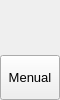
        <widget class="QFrame" name="leftMenuBg">
         <property name="minimumSize">
          <size>
           <width>60</width>
           <height>0</height>
          </size>
         </property>
         <property name="maximumSize">
          <size>
           <width>60</width>
           <height>16777215</height>
          </size>
         </property>
         <property name="frameShape">
          <enum>QFrame::Shape::NoFrame</enum>
         </property>
         <property name="frameShadow">
          <enum>QFrame::Shadow::Raised</enum>
         </property>
         <layout class="QVBoxLayout" name="verticalLayout_3">
          <property name="spacing">
           <number>0</number>
          </property>
          <property name="leftMargin">
           <number>0</number>
          </property>
          <property name="topMargin">
           <number>0</number>
          </property>
          <property name="rightMargin">
           <number>0</number>
          </property>
          <property name="bottomMargin">
           <number>0</number>
          </property>
          <item>
           <widget class="QFrame" name="topLogoInfo">
            <property name="minimumSize">
             <size>
              <width>0</width>
              <height>50</height>
             </size>
            </property>
            <property name="maximumSize">
             <size>
              <width>16777215</width>
              <height>50</height>
             </size>
            </property>
            <property name="frameShape">
             <enum>QFrame::Shape::NoFrame</enum>
            </property>
            <property name="frameShadow">
             <enum>QFrame::Shadow::Raised</enum>
            </property>
            <widget class="QFrame" name="topLogo">
             <property name="geometry">
              <rect>
               <x>10</x>
               <y>5</y>
               <width>42</width>
               <height>42</height>
              </rect>
             </property>
             <property name="minimumSize">
              <size>
               <width>42</width>
               <height>42</height>
              </size>
             </property>
             <property name="maximumSize">
              <size>
               <width>42</width>
               <height>42</height>
              </size>
             </property>
             <property name="autoFillBackground">
              <bool>false</bool>
             </property>
             <property name="styleSheet">
              <string notr="true">background-image: url(:/images/images/images/UTree_40.png);</string>
             </property>
             <property name="frameShape">
              <enum>QFrame::Shape::NoFrame</enum>
             </property>
             <property name="frameShadow">
              <enum>QFrame::Shadow::Raised</enum>
             </property>
            </widget>
            <widget class="QLabel" name="titleLeftApp">
             <property name="geometry">
              <rect>
               <x>70</x>
               <y>8</y>
               <width>160</width>
               <height>20</height>
              </rect>
             </property>
             <property name="font">
              <font>
               <family>Segoe UI Semibold</family>
               <pointsize>12</pointsize>
               <italic>false</italic>
               <bold>false</bold>
              </font>
             </property>
             <property name="text">
              <string>UTree</string>
             </property>
             <property name="alignment">
              <set>Qt::AlignmentFlag::AlignLeading|Qt::AlignmentFlag::AlignLeft|Qt::AlignmentFlag::AlignTop</set>
             </property>
            </widget>
            <widget class="QLabel" name="titleLeftDescription">
             <property name="geometry">
              <rect>
               <x>70</x>
               <y>27</y>
               <width>160</width>
               <height>16</height>
              </rect>
             </property>
             <property name="maximumSize">
              <size>
               <width>16777215</width>
               <height>16</height>
              </size>
             </property>
             <property name="font">
              <font>
               <family>Segoe UI</family>
               <pointsize>8</pointsize>
               <italic>false</italic>
               <bold>false</bold>
              </font>
             </property>
             <property name="text">
              <string>PySide6 / CAN-TP / UDS</string>
             </property>
             <property name="alignment">
              <set>Qt::AlignmentFlag::AlignLeading|Qt::AlignmentFlag::AlignLeft|Qt::AlignmentFlag::AlignTop</set>
             </property>
            </widget>
           </widget>
          </item>
          <item>
           <widget class="QFrame" name="leftMenuFrame">
            <property name="frameShape">
             <enum>QFrame::Shape::NoFrame</enum>
            </property>
            <property name="frameShadow">
             <enum>QFrame::Shadow::Raised</enum>
            </property>
            <layout class="QVBoxLayout" name="verticalMenuLayout">
             <property name="spacing">
              <number>0</number>
             </property>
             <property name="leftMargin">
              <number>0</number>
             </property>
             <property name="topMargin">
              <number>0</number>
             </property>
             <property name="rightMargin">
              <number>0</number>
             </property>
             <property name="bottomMargin">
              <number>0</number>
             </property>
             <item>
              <widget class="QFrame" name="toggleBox">
               <property name="maximumSize">
                <size>
                 <width>16777215</width>
                 <height>45</height>
                </size>
               </property>
               <property name="frameShape">
                <enum>QFrame::Shape::NoFrame</enum>
               </property>
               <property name="frameShadow">
                <enum>QFrame::Shadow::Raised</enum>
               </property>
               <layout class="QVBoxLayout" name="verticalLayout_4">
                <property name="spacing">
                 <number>0</number>
                </property>
                <property name="leftMargin">
                 <number>0</number>
                </property>
                <property name="topMargin">
                 <number>0</number>
                </property>
                <property name="rightMargin">
                 <number>0</number>
                </property>
                <property name="bottomMargin">
                 <number>0</number>
                </property>
               </layout>
              </widget>
             </item>
             <item alignment="Qt::AlignmentFlag::AlignTop">
              <widget class="QFrame" name="topMenu">
               <property name="frameShape">
                <enum>QFrame::Shape::NoFrame</enum>
               </property>
               <property name="frameShadow">
                <enum>QFrame::Shadow::Raised</enum>
               </property>
               <layout class="QVBoxLayout" name="verticalLayout_8">
                <property name="spacing">
                 <number>0</number>
                </property>
                <property name="leftMargin">
                 <number>0</number>
                </property>
                <property name="topMargin">
                 <number>0</number>
                </property>
                <property name="rightMargin">
                 <number>0</number>
                </property>
                <property name="bottomMargin">
                 <number>0</number>
                </property>
               </layout>
              </widget>
             </item>
             <item alignment="Qt::AlignmentFlag::AlignBottom">
              <widget class="QFrame" name="bottomMenu">
               <property name="frameShape">
                <enum>QFrame::Shape::NoFrame</enum>
               </property>
               <property name="frameShadow">
                <enum>QFrame::Shadow::Raised</enum>
               </property>
               <layout class="QVBoxLayout" name="verticalLayout_9">
                <property name="spacing">
                 <number>0</number>
                </property>
                <property name="leftMargin">
                 <number>0</number>
                </property>
                <property name="topMargin">
                 <number>0</number>
                </property>
                <property name="rightMargin">
                 <number>0</number>
                </property>
                <property name="bottomMargin">
                 <number>0</number>
                </property>
                <item>
                 <widget class="QPushButton" name="toggleLeftBox">
                  <property name="sizePolicy">
                   <sizepolicy hsizetype="Expanding" vsizetype="Fixed">
                    <horstretch>0</horstretch>
                    <verstretch>0</verstretch>
                   </sizepolicy>
                  </property>
                  <property name="minimumSize">
                   <size>
                    <width>0</width>
                    <height>45</height>
                   </size>
                  </property>
                  <property name="font">
                   <font>
                    <family>Segoe UI</family>
                    <pointsize>10</pointsize>
                    <italic>false</italic>
                    <bold>false</bold>
                   </font>
                  </property>
                  <property name="cursor">
                   <cursorShape>PointingHandCursor</cursorShape>
                  </property>
                  <property name="layoutDirection">
                   <enum>Qt::LayoutDirection::LeftToRight</enum>
                  </property>
                  <property name="styleSheet">
                   <string notr="true">background-image: url(:/icons/images/icons/cil-bell.png);</string>
                  </property>
                  <property name="text">
                   <string>Menual</string>
                  </property>
                 </widget>
                </item>
               </layout>
              </widget>
             </item>
            </layout>
           </widget>
          </item>
         </layout>
        </widget>
